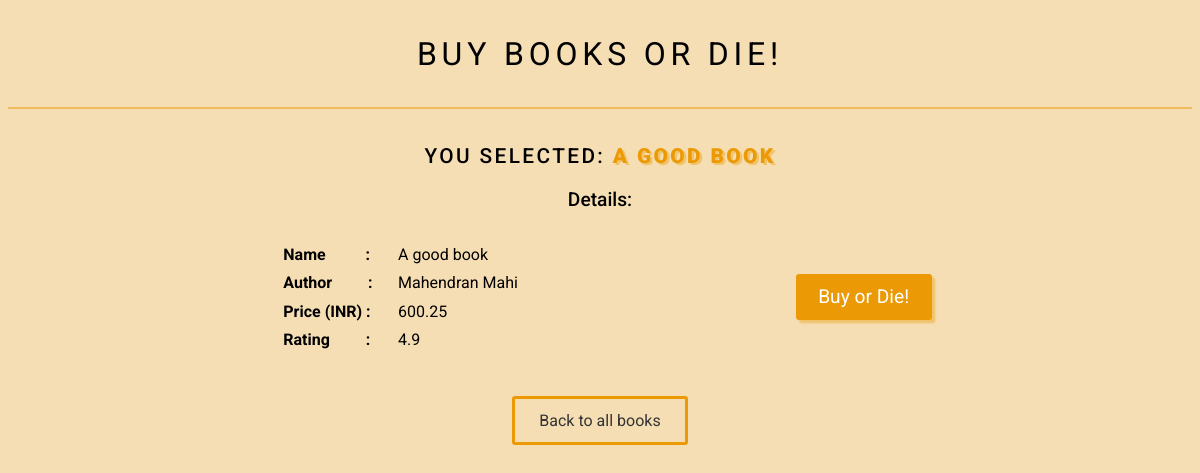
The page /details/good-book on the database its author committed.
### book_outlet/models.py (models this page shows, shortened)
class Books(models.Model):
    bookName = models.CharField(max_length=70)
    author = models.ForeignKey(Author, on_delete=models.CASCADE, null=True, related_name="AuthoredBooks") # One to many relation
    price = models.DecimalField(max_digits=7, decimal_places=2) # Max value -> 99999.99
    rating = models.DecimalField(max_digits=2, decimal_places=1, default=0,
                                validators=[
                                    MinValueValidator(0),
                                    MaxValueValidator(5),
                                    ])
    slugField = models.SlugField(default="", null=False, db_index=True, blank=True) # harry-potter-1
    """ blank is set to  True, so that he admin panel, slug field can be left empty (which will be automatically generated in the save process).
    Editable is set to False, to make it not appear in admin panel.
    Enable index to make searches faster """
    publishedCountry = models.ManyToManyField(Country, related_name="countiesPublished")
    """ """
    def save(self, *args, **kwargs):
        print("Saving book")
        super().save(*args, **kwargs)
        self.updateBookCount(self.author)
    """
        def save(self, *args, **kwargs):
        self.slugField = slugify(self.bookName)
        super().save(*args, **kwargs) # Django's build in save method is called.
    """
    class Meta:
        verbose_name_plural = "Books"

class Author(models.Model):
    firstName = models.CharField(max_length=30)
    lastName = models.CharField(max_length=30)
    bookCount = models.IntegerField(default=0, verbose_name="Book Count")
    address = models.OneToOneField(Address, on_delete=models.CASCADE, null=True)
    def __str__(self):
        authorName = f"{self.firstName} {self.lastName}"
        return authorName
    """
    Access values in Books model by:
    >>> jkr = Author.objects.get(firstName="J.K")
    >>> jkr.books_set.all() # Syntax: jkr.[Modal name]_set.all()
        <QuerySet [<Books: The Legend Of Rocketman>, <Books: The art of dying>]>
    [Modal name] can be custom defined using the parameter 'related_name' as below in the related model.
    >>> jkr.AuthoredBooks.all() # No need to include '_set' for custom related_name
    All other methods can also be used on the above
    >>> jkr.AuthoredBooks.get(bookName__icontains = "hagrid")
    """

### book_outlet/views.py (the view)
# urls.py: path("details/<slug:slugUrl>", views.book_details, name="book_details_page"),
def book_details(request, slugUrl):
    try:
        selectedBook = Books.objects.get(slugField=slugUrl)
    except:
        raise Http404()
    """
    Alternatively, you can query the id as it is a PK.
    >>>selectedBook = Books.objects.get(pk=id) #'pk' identifies the id field

    Instead of try and catch like above you can alos use the below one-liner code(needs to be imported):
    >>>selectedBook = get_object_or_404(Books, bookName=bookTitle)
    """
    context = {"selectedBook": selectedBook}
    return render(request, 'book_outlet/book_details.html', context)

### book_outlet/templates/book_outlet/book_details.html (shortened to what this page needs)
{% extends 'base.html' %}
{% load static %}
{% block css %}
    <link rel="stylesheet" href="{% static 'book_outlet/css/book_details.css' %}">
{% endblock %}
{% block body %}
    <section class="main-container">
        <article class="book-details">
            <h4>You selected: <span>{{selectedBook.bookName}}</span></h4>
            <p>Details:</p>
            <div class="buy-or-die">
                <table class="book-details-table">
                    <tr>
                        <th>Name&nbsp;&nbsp;&nbsp;&nbsp;&nbsp;&nbsp;&nbsp;&nbsp;&nbsp;&nbsp;: </th>
                        <th>Author&nbsp;&nbsp;&nbsp;&nbsp;&nbsp;&nbsp;&nbsp;&nbsp;&nbsp;: </th>
                        <th>Price (INR)&nbsp;: </th>
                        <th>Rating&nbsp;&nbsp;&nbsp;&nbsp;&nbsp;&nbsp;&nbsp;&nbsp;&nbsp;: </th>
                    </tr>
                    <tr>
                        <td>{{selectedBook.bookName}}</td>
                        <td>{{selectedBook.author}}</td>
                        <td>{{selectedBook.price}}</td>
                        <td>{{selectedBook.rating}}</td>
                    </tr>
                </table>
                <button class="buy-button">Buy or Die!</button>
            </div>
            <a href="{% url 'landing_page' %}" class="all-books-redirect">Back to all books</a>
        </article>
    </section>
{% endblock %}

### static/css/base.css (style rules this page uses)
html { height:100vh; border: 0; margin: 0; }
body { font-family: 'Roboto', sans-serif; background: wheat; }
a { color: #333; text-decoration: none; font-size: 1.2rem; }

### book_outlet/static/book_outlet/css/book_details.css (style rules this page uses)
.main-container { display: flex; flex-direction: column; align-items: center; }
.book-details { width: 80%; display: flex; flex-direction: column; justify-content: center; align-items: center; }
.book-details h4 { text-align: center; font-size: 1.3rem; font-weight: 500; text-transform: uppercase; letter-spacing: 0.15rem; margin-bottom: 0; }
.book-details h4 span { color: rgba(235, 154, 5); font-weight: 900; text-shadow: 0.15rem 0.15rem rgba(235, 154, 5, 0.4); }
.book-details p { text-align: center; font-size: 1.2rem; font-weight: 500; }
.buy-or-die { width: 70%; display: flex; justify-content: space-between; align-items: center; }
tr { display: block; float: left; padding: 0.5rem; }
th, td { display: block; text-align: left; padding: 0.3rem; }
.buy-or-die .buy-button { padding: 0.7rem 1.4rem; border-radius: 0.2rem; border: 0; outline: 0; color: white; font-family: 'Roboto', sans-serif; font-size: 1.2rem; background: rgba(235, 154, 5); box-shadow: 0.2rem 0.2rem 0.1rem rgba(235, 154, 5, 0.4); cursor: pointer; transition: all 0.1s; }
.all-books-redirect { margin-top: 2rem; font-size: 1rem; padding: 0.75rem 1.5rem; border-radius: 0.2rem; border: 0.2rem solid rgba(235, 154, 5); }

### rows shown on the page
Books: bookName "A GOOD BOOK", bookName "A good book", author "Mahendran Mahi", price "600.25", rating "4.9"
